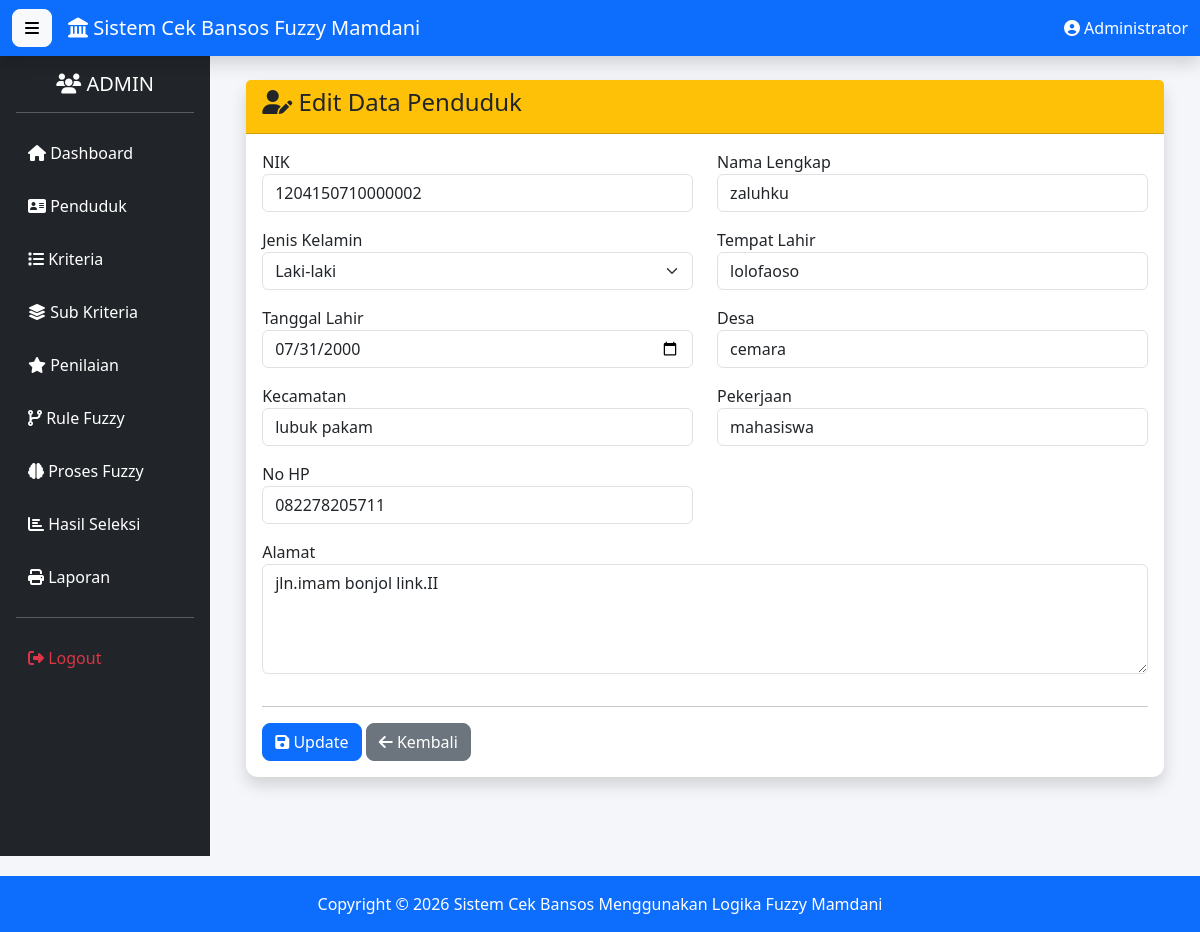
Screenshot of /penduduk/edit.php?id=2 (signed in) with the database file from the repository.
### tables this page shows
CREATE TABLE `penduduk` (
  `id_penduduk` int(11) NOT NULL,
  `nik` varchar(20) DEFAULT NULL,
  `nama` varchar(100) DEFAULT NULL,
  `jenis_kelamin` enum('Laki-laki','Perempuan') DEFAULT NULL,
  `tempat_lahir` varchar(50) DEFAULT NULL,
  `tanggal_lahir` date DEFAULT NULL,
  `alamat` text DEFAULT NULL,
  `desa` varchar(100) DEFAULT NULL,
  `kecamatan` varchar(100) DEFAULT NULL,
  `pekerjaan` varchar(100) DEFAULT NULL,
  `no_hp` varchar(15) DEFAULT NULL,
  `created_at` timestamp NOT NULL DEFAULT current_timestamp()
);

### penduduk/edit.php (the view, shortened to what this page needs)
<?php
include "../config/koneksi.php";
$id = $_GET['id'];
$data = mysqli_query($conn,"
SELECT *
FROM penduduk
WHERE id_penduduk='$id'
");
$d = mysqli_fetch_assoc($data);
include "../template/header.php";
include "../template/navbar.php";
include "../template/sidebar.php";
?>
<div class="container-fluid">
<div class="card shadow">
<div class="card-header bg-warning">
<h4>
<i class="fas fa-user-edit"></i>
Edit Data Penduduk
</h4>
</div>
<div class="card-body">
<form action="update.php" method="POST">
<div class="row">
<div class="col-md-6 mb-3">
<label>NIK</label>
<input
type="text"
name="nik"
class="form-control"
maxlength="16"
value="<?= $d['nik']; ?>"
required>
</div>
<div class="col-md-6 mb-3">
<label>Nama Lengkap</label>
<input
type="text"
name="nama"
class="form-control"
value="<?= $d['nama']; ?>"
required>
</div>
<div class="col-md-6 mb-3">
<label>Jenis Kelamin</label>
<select
name="jenis_kelamin"
class="form-select"
required>
<option value="Laki-laki"
<?= ($d['jenis_kelamin']=="Laki-laki")?"selected":""; ?>>
Laki-laki
</option>
</select>
</div>
<div class="col-md-6 mb-3">
<label>Tempat Lahir</label>
<input
type="text"
name="tempat_lahir"
class="form-control"
value="<?= $d['tempat_lahir']; ?>"
required>
</div>
<div class="col-md-6 mb-3">
<label>Tanggal Lahir</label>
<input
type="date"
name="tanggal_lahir"
class="form-control"
value="<?= $d['tanggal_lahir']; ?>"
required>
</div>
<div class="col-md-6 mb-3">
<label>Desa</label>
<input
type="text"
name="desa"
class="form-control"
value="<?= $d['desa']; ?>"
required>
</div>
<div class="col-md-6 mb-3">
<label>Kecamatan</label>
<input
type="text"
name="kecamatan"
class="form-control"
value="<?= $d['kecamatan']; ?>"
required>
</div>
<div class="col-md-6 mb-3">
<label>Pekerjaan</label>
<input
type="text"
name="pekerjaan"
class="form-control"
value="<?= $d['pekerjaan']; ?>"
required>
</div>
<div class="col-md-6 mb-3">
<label>No HP</label>
<input
type="text"
name="no_hp"
class="form-control"
value="<?= $d['no_hp']; ?>">
</div>
<div class="col-md-12 mb-3">
<label>Alamat</label>
<textarea
name="alamat"
rows="4"
class="form-control"
required><?= $d['alamat']; ?></textarea>
</div>
</div>
<hr>
<button
type="submit"
class="btn btn-primary">
<i class="fas fa-save"></i>
Update
</button>
<a
href="index.php"
class="btn btn-secondary">
<i class="fas fa-arrow-left"></i>
Kembali
</a>
</form>
</div>
</div>
</div>
<?php
include "../template/footer.php";
include "../template/script.php";
?>

### assets/css/style.css (style rules this page uses)
body { background:#f4f6f9; font-family:Segoe UI; }
.card { border:none; border-radius:12px; }
.card-header { font-weight:bold; }
.btn { border-radius:8px; }

### rows the page displays
penduduk: nik "1204150710000002", nama "zaluhku", jenis_kelamin "Laki-laki", tempat_lahir "lolofaoso", tanggal_lahir "07/31/2000", desa "cemara", kecamatan "lubuk pakam", pekerjaan "mahasiswa", no_hp "082278205711", alamat "jln.imam bonjol link.II"

### other values shown
$_SESSION['nama'] "Administrator"
